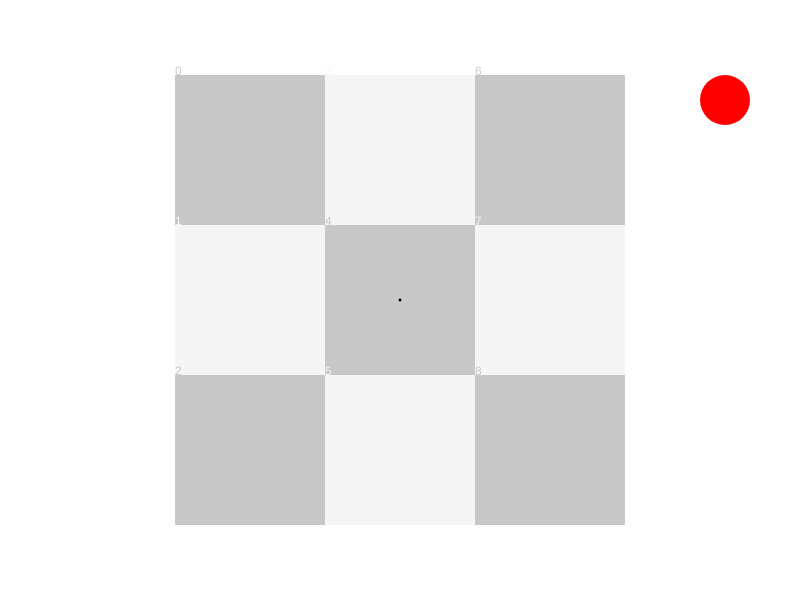
Frame 1 (no input)
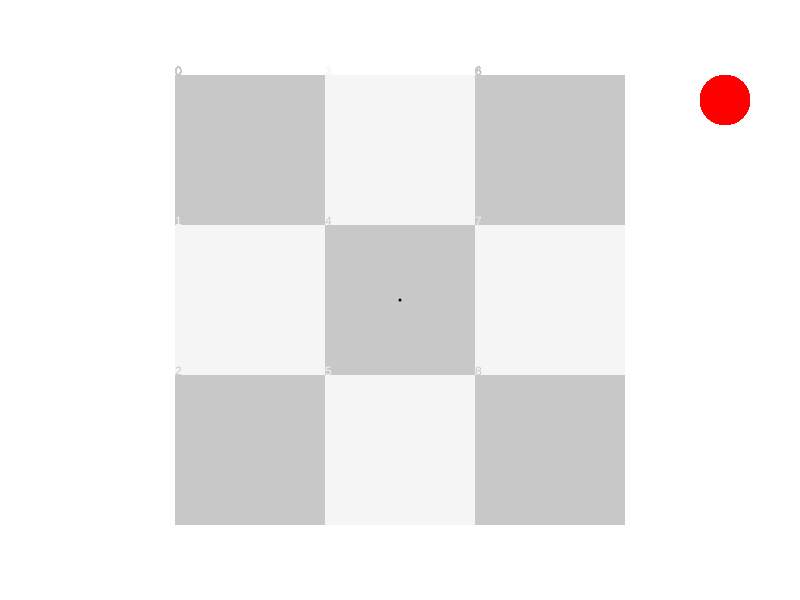
Frame 60 (no input)
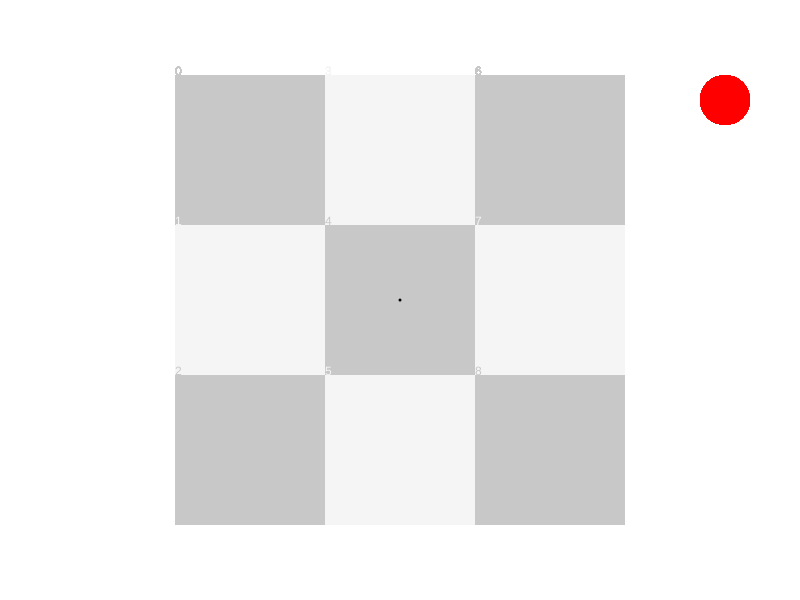
Frame 120 (the mouse pressed at the canvas centre since frame 60)

The p5.js sketch that drew these frames (run headless with seeded random() and noise() and a simulated clock; from frame 60 on, the mouse is pressed at the canvas centre):

// p5.js sketch
// ── sketch.js
sw = screen.width;
sh = screen.height;
tileSize = 150;
board = [];
turn = 0
winComb = [ [0,1,2],[3,4,5],[6,7,8],[0,3,6],[1,4,7],[2,5,8],[0,4,8],[6,4,2] ];
function setup() {
	createCanvas(sw,sh);
	colflag = 0
	for(let i = -tileSize*1.5;i<=tileSize*0.5;i+=tileSize){
		for(let j=-tileSize*1.5;j<=tileSize*0.5;j+=tileSize){
			if(colflag =(colflag+1)%2){
				bcolor = 200;
			}
			else{
				bcolor = 245;
			}
			board.push([sw*0.5+i,sh*0.5+j,bcolor,""]);
			 
		}
	}
	
}

function draw() {
	count = 0;
	leaderboard();	
	
	for(let i in board){
		fill(board[i][2]);
		strokeWeight(0);
		rect(board[i][0],board[i][1],tileSize,tileSize);
		text(String(count++),board[i][0],board[i][1]);
		switch(board[i][3]){
			case "x" : drawX(board[i][0],board[i][1]);
				break;
			case "o" : drawO(board[i][0],board[i][1]);
				break;
			default : ;
		}

	}
	
	strokeWeight(3);
	point(sw*0.5,sh*0.5);
	checkWin();
}

function drawX(x,y){
	strokeWeight(3);
	line(x+tileSize*0.25,y+tileSize*0.25,x+tileSize*0.75,y+tileSize*0.75);
	line(x+tileSize*0.75,y+tileSize*0.25,x+tileSize*0.25,y+tileSize*0.75);
}

function drawO(x,y){
	strokeWeight(3);
	ellipse(x+tileSize*0.5,y+tileSize*0.5,tileSize*0.5,tileSize*0.5);
	//line(x+tileSize,y,x,y+tileSize);		
}

function mouseClicked() {
	for(let i in board){
		if( (mouseX > board[i][0]) && (mouseX < board[i][0] + tileSize) && (mouseY > board[i][1]) && (mouseY < board[i][1] + tileSize) ){
			if(board[i][3] == "")
			if((turn=(turn+1)%2))
				board[i][3] = "x";
			else
				board[i][3] = "o";
		}
	}
	
	if( (mouseX > sw*0.5+tileSize*2) && (mouseX < sw*0.5+tileSize*2+50) && (mouseY > sh*0.5-tileSize*1.5) && (mouseY < sh*0.5-tileSize*1.5+50) ){
		reset();
	}

}

function leaderboard(){
	fill("red");
	strokeWeight(0);
	rect(sw*0.5+tileSize*2,sh*0.5-tileSize*1.5,50,50,30);
}

function checkWin(){
	/* only 8 possible ways to win*/
	for(let i in winComb){
		if(board[winComb[i][0]][3] =="x" && board[winComb[i][1]][3] =="x" && board[winComb[i][2]][3] =="x"){
			//console.log("X - WINS");
			document.getElementById("winner").innerHTML = "X - WINS";
			if(mouseIsPressed)
			reset();
		}
	}
	for(let i in winComb){
		if(board[winComb[i][0]][3] =="o" && board[winComb[i][1]][3] =="o" && board[winComb[i][2]][3] =="o"){
			//console.log("O - WINS");
			document.getElementById("winner").innerHTML = "O - WINS";
			if(mouseIsPressed)
			reset();
		}
	}
}

function reset(){
	for(let i in board){
			board[i][3] = "";
		}
	turn = 0;
}
